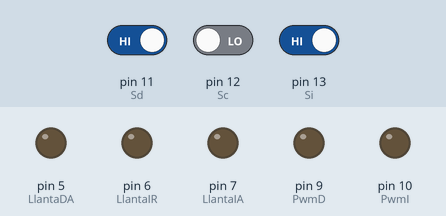
Bench run of a sketch on a simulated Arduino Uno, built with avr-gcc and run on an emulated ATmega328P. On the bench: output pins drawn as LEDs (lit = HIGH). The test bench sets the inputs (shaded band); at power-on: pin 11 (Sd) HIGH, pin 12 (Sc) LOW, pin 13 (Si) HIGH.

Above: at 1.2 s.
1.3 s: pin 11 (Sd) driven LOW
At 2.4 s:
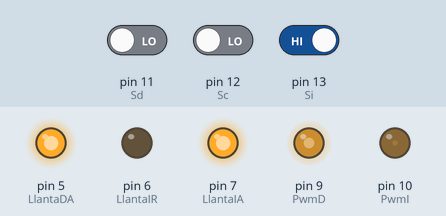
2.8 s: pin 12 (Sc) driven HIGH
At 2.95 s:
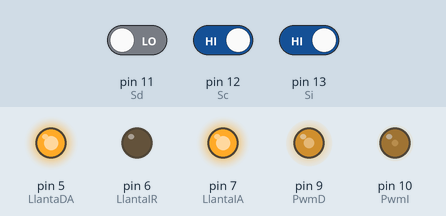
5.8 s: pin 13 (Si) driven LOW
At 7.0 s:
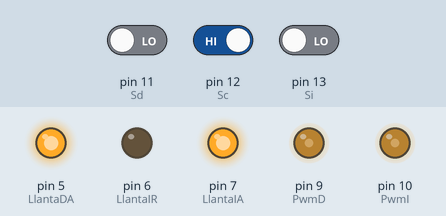
7.3 s: pin 11 (Sd) driven HIGH
At 7.8 s:
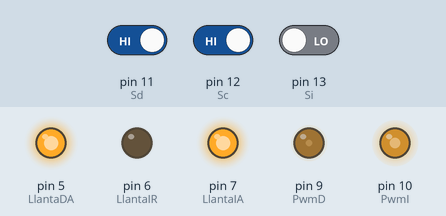
10.3 s: pin 13 (Si) driven HIGH
At 10.6 s:
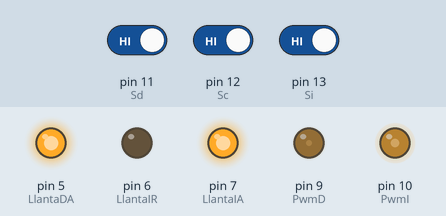
Timing chart, 0 to 12.8 s (numbered marks = the images above; inputs shaded):
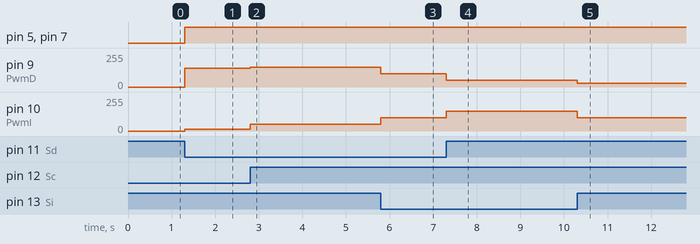

The sketch:

CodigoArduino.ino
```cpp
#include <Servo.h>
#define Trigger 3
#define Echo  4
// Define las llantas
#define LlantaIA  7
#define LlantaIR  6
#define LlantaDA  5
#define LlantaDR  4
//Define los sensores
#define Si 13
#define Sc 12
#define Sd 11
//variables
int sA,sB,sC;
int velocidad = 0;
int Estabilizador = 0;
int Graduador,Referencia;
unsigned long Tiempo;
int Centraliza = 0;
int Direccion = 0;
//velocidad
#define PwmI 10
#define PwmD 9
Servo jkr;
int Distancia;
void setup(){
  //para el sensor ultrasonido
  pinMode(Trigger,OUTPUT);
  pinMode(Echo,INPUT);
  pinMode(A0,INPUT);
  //para las llantas
  pinMode(LlantaIA,OUTPUT);
  pinMode(LlantaIR,OUTPUT);
  pinMode(LlantaDA,OUTPUT);
  pinMode(LlantaDR,OUTPUT);
  //para los sensores
  pinMode(Si,INPUT);
  pinMode(Sc,INPUT);
  pinMode(Sd,INPUT);
  //configuracion pwm
  pinMode(PwmI,OUTPUT);
  pinMode(PwmD,OUTPUT);
  //Velocidad de comunicacion
  Serial.begin(9600);
  //jkr.attach(3);
  //jkr.write(90);
  }
  void loop(){
    // Leer los sensores
    sA = digitalRead(Si);
    sB = digitalRead(Sc);
    sC = digitalRead(Sd);
    //Sensor Central
    if (sA==LOW && sB==HIGH && sC==LOW){
      analogWrite(PwmI,100);
      analogWrite(PwmD,100);
      digitalWrite(LlantaIA,HIGH);
      digitalWrite(LlantaIR,LOW);

      digitalWrite(LlantaDA,HIGH);
      digitalWrite(LlantaDR,LOW);

      Referencia = 0;
      Graduador = 0;
      Estabilizador = 0;
      delay(300);
      Direccion = 0;
    }
    //Sensor central izquierda
    if (sA==HIGH && sB==HIGH && sC==LOW){
      analogWrite(PwmI,50);
      analogWrite(PwmD,150+Graduador);
      digitalWrite(LlantaIA,HIGH);
      digitalWrite(LlantaIR,LOW);

      digitalWrite(LlantaDA,HIGH);
      digitalWrite(LlantaDR,LOW);

      delay(100);
      analogWrite(PwmI,30);
      analogWrite(PwmD,100+Graduador);

      digitalWrite(LlantaIA,HIGH);
      digitalWrite(LlantaIR,LOW);
      digitalWrite(LlantaDA,HIGH);
      digitalWrite(LlantaDR,LOW);
    }
    //Sensor central derecha
    if (sA==LOW && sB==HIGH && sC==HIGH){
      analogWrite(PwmI,150+Graduador);
      analogWrite(PwmD,50);
      digitalWrite(LlantaIA,HIGH);
      digitalWrite(LlantaIR,LOW);

      digitalWrite(LlantaDA,HIGH);
      digitalWrite(LlantaDR,LOW);

      Referencia = 0;
      delay(100);
      analogWrite(PwmI,100 + Graduador);
      analogWrite(PwmD,30);

      digitalWrite(LlantaIA,HIGH);
      analogWrite(LlantaIR,LOW);
      digitalWrite(LlantaDA,HIGH);
      digitalWrite(LlantaDR,LOW);
      Referencia = 0;
    }
    //Sensor izquierda
    if (sA==HIGH && sB==LOW && sC==LOW){
      analogWrite(PwmI,15);
      analogWrite(PwmD,140 + Graduador);
      digitalWrite(LlantaIA,HIGH);
      digitalWrite(LlantaIR,LOW);

      digitalWrite(LlantaDA,HIGH);
      digitalWrite(LlantaDR,LOW);
      Estabilizador = 1;
    }
    // SensorDerecha
    if (sA==LOW && sB==LOW && sC==HIGH){
      analogWrite(PwmI,140 + Graduador);
      analogWrite(PwmD,15);
      digitalWrite(LlantaIA,HIGH);
      digitalWrite(LlantaIR,LOW);

      digitalWrite(LlantaDA,HIGH);
      digitalWrite(LlantaDR,LOW);
      Estabilizador = 2;
    }
    //Estabilizada
    if (sA==HIGH && sB==HIGH && sC==HIGH){
      if (Estabilizador == 1){
        analogWrite(PwmI,80);
        analogWrite(PwmD,100);
        digitalWrite(LlantaIA,HIGH);
        digitalWrite(LlantaIR,LOW);
        digitalWrite(LlantaDA,LOW);
        digitalWrite(LlantaDR,HIGH);
        Referencia = 0;
        Graduador = 0;
        delay(700);
      }
      if (Estabilizador == 2){
        analogWrite(PwmI,100);
        analogWrite(PwmD,80);
        digitalWrite(LlantaIA,LOW);
        digitalWrite(LlantaIR,HIGH);
        digitalWrite(LlantaDA,HIGH);
        digitalWrite(LlantaDR,LOW);
        Referencia = 0;
        Graduador = 0;
        delay(700);
      }
    }
    if (sA==LOW && sB==LOW && sC==LOW){
      if (Estabilizador == 1){
        analogWrite(PwmI,20);
        analogWrite(PwmD,200);
        digitalWrite(LlantaIA,HIGH);
        digitalWrite(LlantaIR,LOW);
        digitalWrite(LlantaDA,HIGH);
        digitalWrite(LlantaDR,LOW);
        Referencia = 0;
        Graduador = 0;
      }
      if (Estabilizador == 2){
        analogWrite(PwmI,200);
        analogWrite(PwmD,20);
        digitalWrite(LlantaIA,HIGH);
        digitalWrite(LlantaIR,LOW);
        digitalWrite(LlantaDA,HIGH);
        digitalWrite(LlantaDR,LOW);
        Referencia = 0;
        Graduador = 0;
      }
    }
 }
```

Measured:
- after the input at 1.3 s, pin 5 (LlantaDA), pin 7 (LlantaIA): LOW → HIGH at once; pin 9 (PwmD): 0/255 → 140/255 at once; pin 10 (PwmI): 0/255 → 15/255 at once
- after the input at 2.8 s, pin 9 (PwmD): 140/255 → 150/255 at once; pin 10 (PwmI): 15/255 → 50/255 at once
- after the input at 5.8 s, pin 9 (PwmD): 150/255 → 100/255 at once; pin 10 (PwmI): 50/255 → 100/255 at once
- after the input at 7.3 s, pin 9 (PwmD): 100/255 → 50/255 at once; pin 10 (PwmI): 100/255 → 150/255 at once
- after the input at 10.3 s, pin 9 (PwmD): 50/255 → 30/255 at once; pin 10 (PwmI): 150/255 → 100/255 at once
